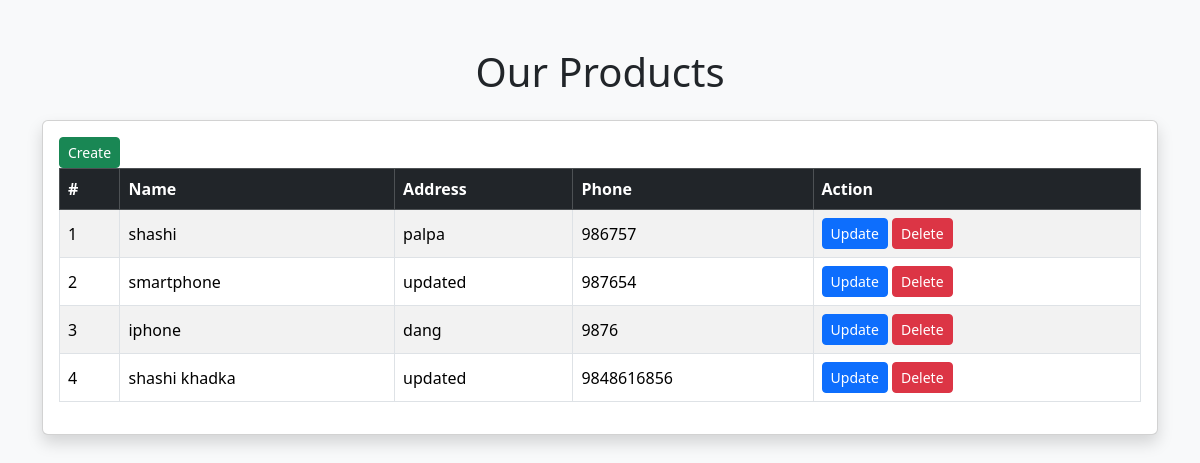
Screenshot of /product/list with the database file from the repository.
### product/models.py (models this page shows, shortened)
class Product(models.Model):
    name = models.CharField(max_length=50,null=True, blank=True)
    address = models.CharField(max_length=100, null=True)
    phone = models.IntegerField(max_length=5)
    class Meta:
        db_table = "product"

### product/views.py (the view)
# urls.py: path('list',product_list),
def product_list(request):
    data = Product.objects.all()
    return render(request, 'product/index.html',{"product":data})

### product/templates/product/index.html (shortened to what this page needs)
<!DOCTYPE html>
<html lang="en">
<head>
    <link href="https://cdn.jsdelivr.net/npm/bootstrap@5.3.3/dist/css/bootstrap.min.css" rel="stylesheet">
</head>
<body class="bg-light">
<div class="container mt-5">
    <h1 class="text-center mb-4">Our Products</h1>
    <div class="card shadow">
        <div class="card-body">
            <a href="/product-create"> <button class="btn btn-success btn-sm"> Create </button> </a>
            <div class="table-responsive">
                <table class="table table-bordered table-hover table-striped align-middle">
                    <thead class="table-dark">
                        <tr>
                            <th>#</th>
                            <th>Name</th>
                            <th>Address</th>
                            <th>Phone</th>
                            <th>Action</th>
                        </tr>
                    </thead>
                    <tbody>
                        {% for i in product %}
                        <tr>
                            <td>{{ forloop.counter }}</td>
                            <td>{{ i.name }}</td>
                            <td>{{ i.address }}</td>
                            <td>{{ i.phone }}</td>
                            <td>
                                   <a href="/product-update/{{i.id}}"> <button class="btn btn-primary btn-sm"> Update </button></a>
                                    <a href="/product-delete/{{i.id}}"> <button class="btn btn-danger btn-sm"> Delete </button></a>
                            </td>
                        </tr>
                        {% empty %}
                        <tr>
                            <td colspan="5" class="text-center text-muted">
                                No products found.
                            </td>
                        </tr>
                        {% endfor %}
                    </tbody>
                </table>
            </div>
        </div>
    </div>
</div>
</body>
</html>

### rows the page displays
Product: name "shashi", address "palpa", phone "986757"
Product: name "smartphone", address "updated", phone "987654"
Product: name "iphone", address "dang", phone "9876"
Product: name "shashi khadka", address "updated", phone "9848616856"
